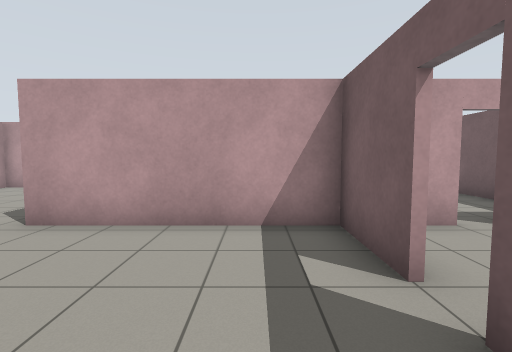
View 1 (above)

20 first-person views from a walk through a robot-simulator world made for Gazebo. The camera is 1.2 m above the floor, tilts 4° down and sees 85° across. The floor is counted in squares, 1 m on a side. Each view is taken from the middle of a square. On the plan, view 1 faces up. The plan holds only what a view shows up to about 12 squares ahead; the rest is blank.

View 2
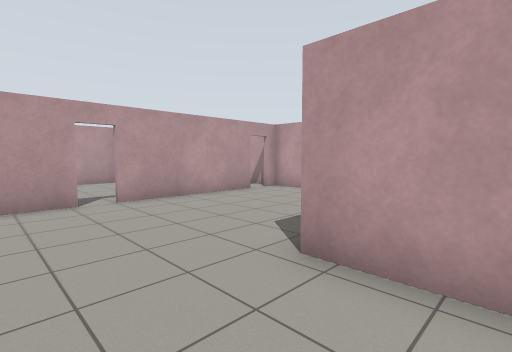

View 3
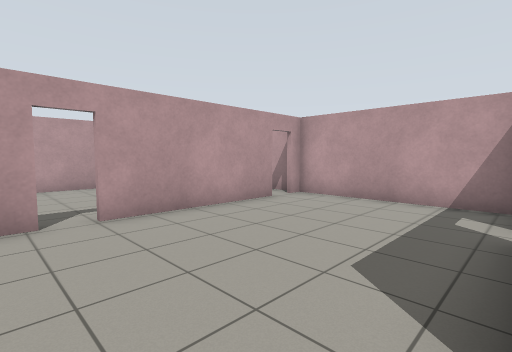

View 4
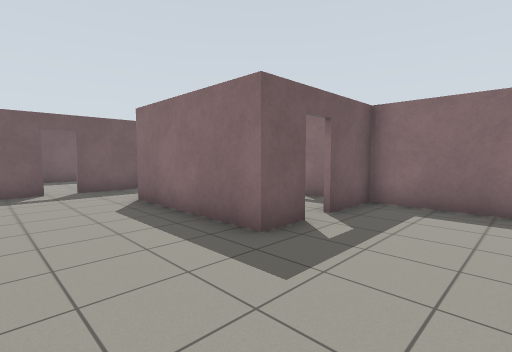

View 5
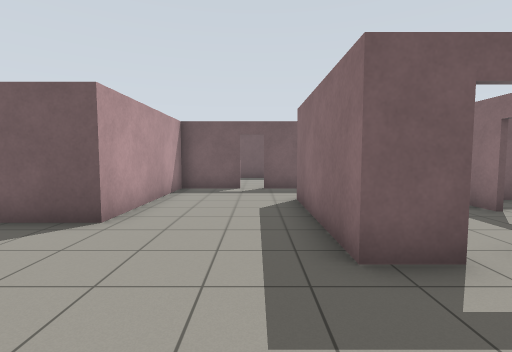

View 6
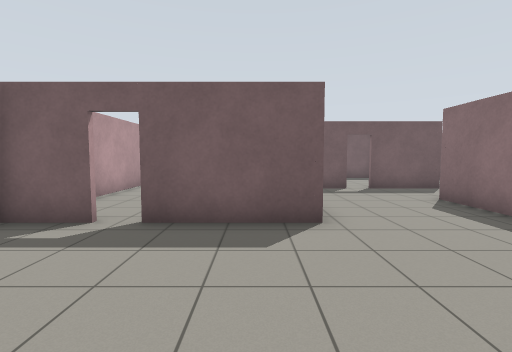

View 7
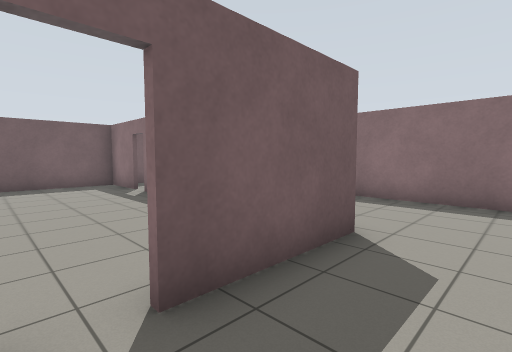

View 8
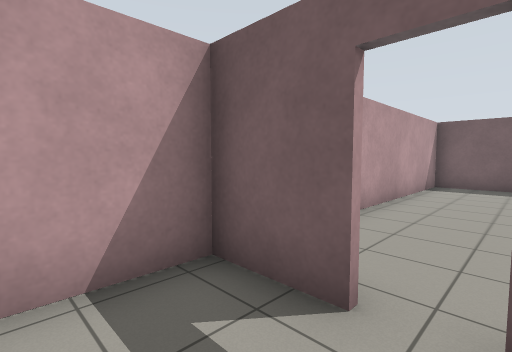

View 9
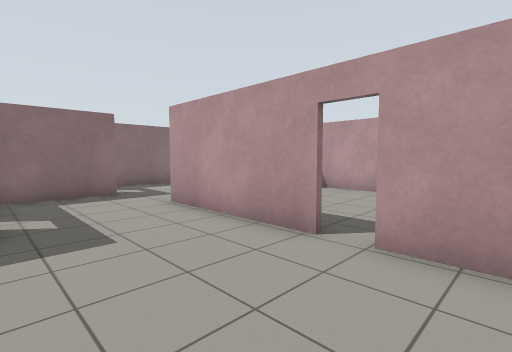

View 10
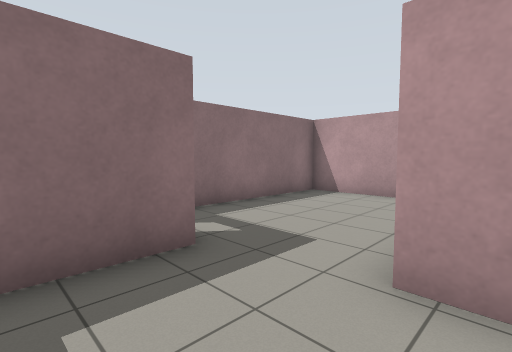

View 11
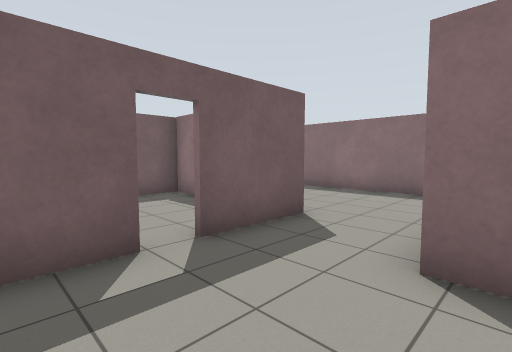

View 12
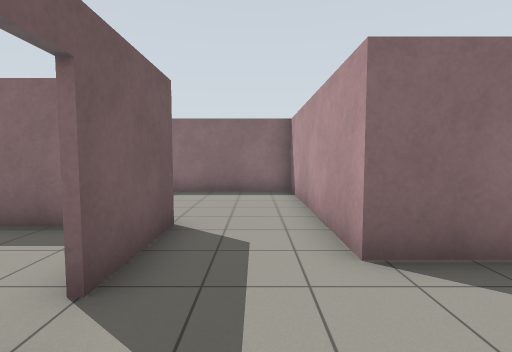

View 13
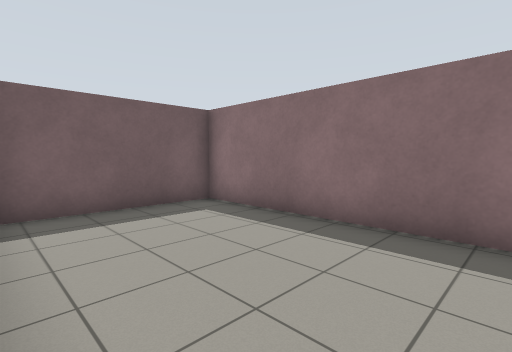

View 14
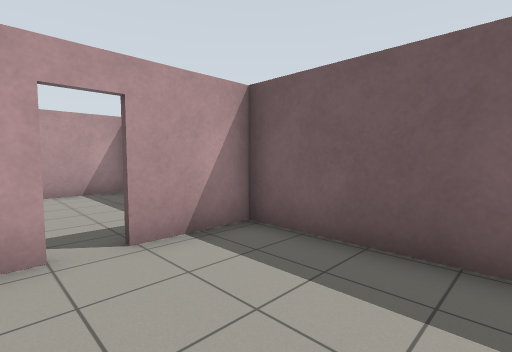

View 15
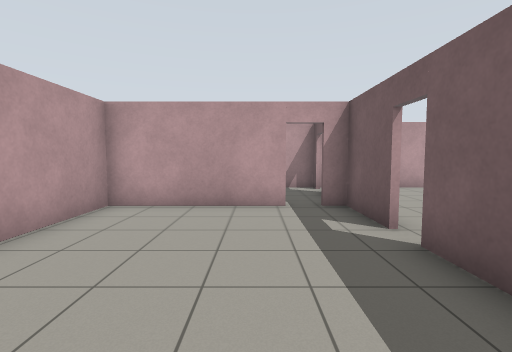

View 16
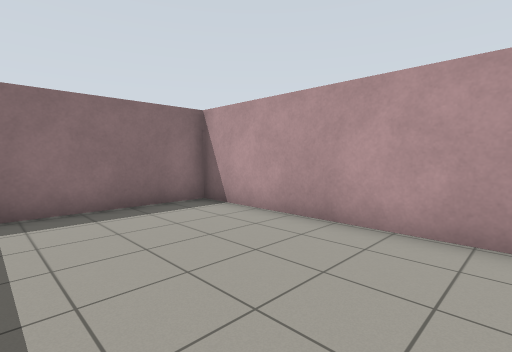

View 17
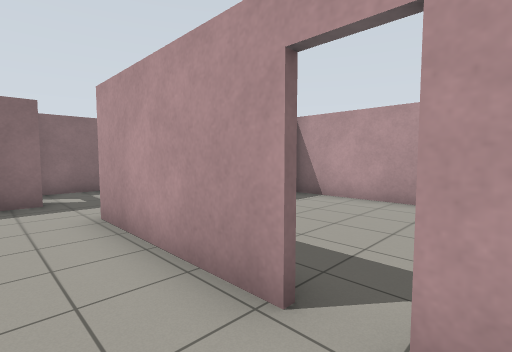

View 18
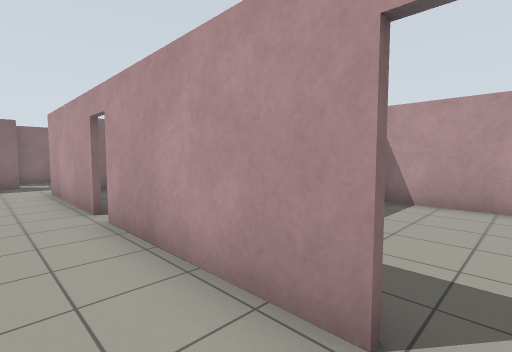

View 19
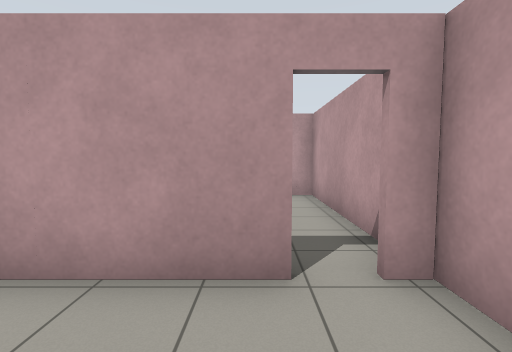

View 20
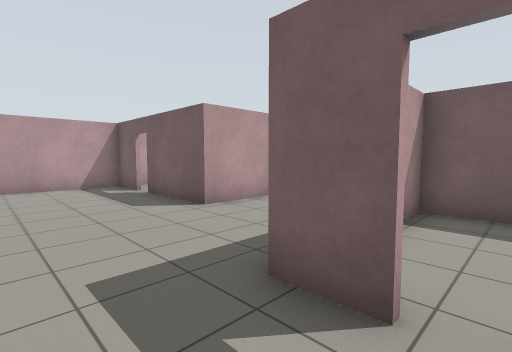

### Floor plan
Ten units are one square. View 1 is at (0, 0); x grows to the right and y downward. Boxes are objects, and circles mark ways between rooms. Rooms are numbered by the first view taken in them; rooms with no view inside come last. Other rooms are left out.
<svg viewBox="-161 -112 232 174">
<path fill="none" stroke="#000" d="M-96 -37 -96 9M-60 4 -60 -9 -12 -9 -12 6M-40 -89 -40 -107 -99 -107M-96 -94 -96 -45M-96 -107 -96 -101M15 -25 15 -48 -40 -48 -40 -81M-91 32 -60 32 -60 11M15 10 15 -17M-12 6 -12 57 66 57 66 10M32 7 65 7M36 -48 29 -48M66 -48 44 -48M66 10 66 -50M-98 -22 -98 -37M-98 -45 -98 -67M-112 -67 -156 -67 -156 7 -110 7M44 -49 66 -49M66 -50 66 -107 -9 -107M-156 28 -156 57 -92 57M-98 -101 -98 -107M-99 -107 -156 -107 -156 -71M-30 32 -21 32M-14 8 -14 -7 -24 -7M-60 32 -39 32"/>
<circle cx="0" cy="0" r="3" fill="#2a7"/>
<circle cx="15" cy="-20" r="3" fill="#2a7"/>
<circle cx="-100" cy="-40" r="3" fill="#2a7"/>
<circle cx="-40" cy="-85" r="3" fill="#2a7"/>
<circle cx="-90" cy="20" r="3" fill="#2a7"/>
<circle cx="-100" cy="-100" r="3" fill="#2a7"/>
<circle cx="-60" cy="10" r="3" fill="#2a7"/>
<circle cx="40" cy="-50" r="3" fill="#2a7"/>
<circle cx="-110" cy="-70" r="3" fill="#2a7"/>
<text x="-60" y="-40">1</text>
<text x="30" y="30">2</text>
<text x="40" y="-20">3</text>
<text x="-130" y="-30">4</text>
<text x="10" y="-80">5</text>
<text x="-130" y="30">6</text>
<text x="-130" y="-90">7</text>
<text x="-40" y="10">8</text>
</svg>
Room 1 opens to room 2. Room 1 opens to room 3. Room 1 opens to room 4. Room 1 opens to room 5. Room 1 opens to room 6. Room 1 opens to room 7. Room 1 opens to room 8. Room 3 opens to room 5. Room 4 opens to room 7.

Where each view was taken, in squares from view 1:
view 1: 0 up, 0 right, facing up
view 2: 2 up, 2 left, facing up-left
view 3: 3 up, 4 left, facing up-left
view 4: 4 up, 9 left, facing down-right
view 5: 2 up, 9 left, facing right
view 6: 6 up, 9 left, facing right
view 7: 9 up, 6 left, facing down-right
view 8: 8 up, 6 left, facing up-right
view 9: 6 up, 6 left, facing down-left
view 10: 0 up, 7 left, facing down-left
view 11: 4 up, 2 left, facing down-right
view 12: 4 up, 0 right, facing down
view 13: 1 down, 0 right, facing down-right
view 14: 1 up, 3 right, facing up-right
view 15: 0 up, 12 left, facing up
view 16: 6 up, 11 left, facing down-left
view 17: 5 up, 8 left, facing down-left
view 18: 10 up, 8 left, facing down-left
view 19: 9 up, 7 left, facing left
view 20: 1 down, 8 left, facing up-right
